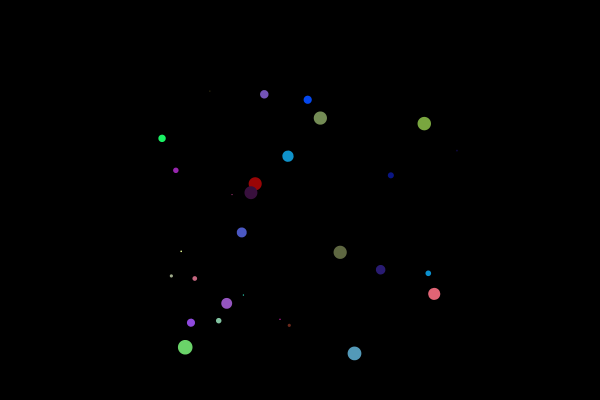
Frame 1 (no input)
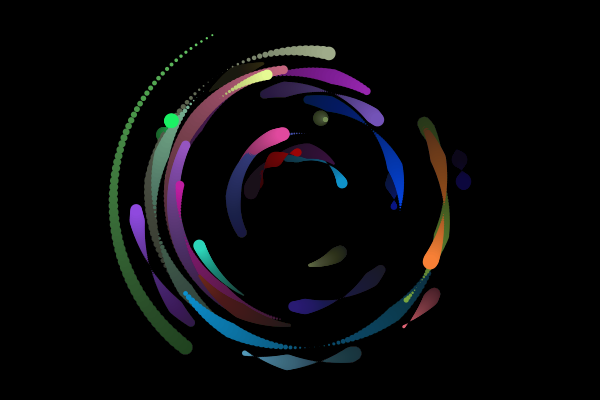
Frame 60 (the mouse pressed at the canvas centre just before this capture)
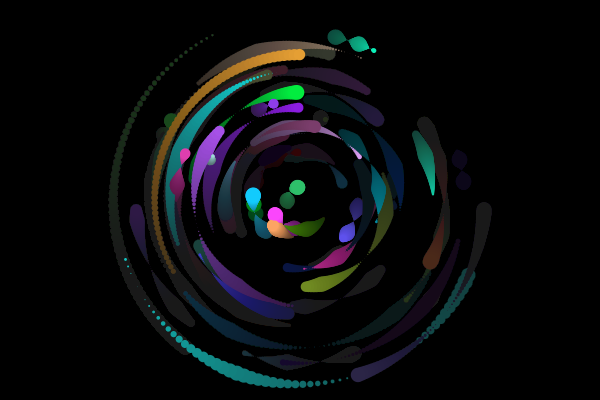
Frame 120 (the mouse held since frame 60 and released just before this capture)

The Processing sketch that drew these frames (run headless with seeded random() and noise(); from frame 60 on, the mouse is pressed at the canvas centre):

// Processing sketch: processing_53541
// ── processing_53541.pde

int num=30;
float[]X=new float[num];
float[]Y=new float[num];
float[]angle=new float[num];
float[]amount=new float[num];
float[]esAmount=new float[num];
float[]es=new float[num];
float[]R=new float[num];
float[]G=new float[num];
float[]B=new float[num];

void setup() {
  size(600, 400);
  background(0);
  for (int i=0; i<num; i++) {
    X[i]=random(-150, 150);
    Y[i]=random(-150, 150);
    angle[i]=random(360);
    amount[i]=random(0.05, 0.1);
    es[i]=random(15);
    esAmount[i]=random(0.1, 1);
    R[i]=random(255);
    G[i]=random(255);
    B[i]=random(255);
  } 
  smooth();
}

void draw() {
  fadeToWhite();
  translate(width/2, height/2);
  for (int i=0; i<num; i++) {
    angle[i]+=amount[i];
    rotate(radians(angle[i]));
    es[i]+=esAmount[i];
    if (es[i]>15 || es[i]<0) {
      esAmount[i]=-esAmount[i];
    }
    fill(R[i], G[i], B[i]);
    noStroke();
    ellipse(X[i], Y[i], es[i], es[i]);
  }
}

void fadeToWhite() {
  fill(0, 5);
  noStroke();
  rect(0, 0, width, height);
}

void mousePressed() {
  background(0);
  for (int i=0; i<num; i++) {
    X[i]=random(-150, 150);
    Y[i]=random(-150, 150);
    angle[i]=random(360);
    amount[i]=random(0.05, 0.1);
    es[i]=random(15);
    esAmount[i]=random(0.1, 1);
    R[i]=random(255);
    G[i]=random(255);
    B[i]=random(255);
  }
}

                
                
